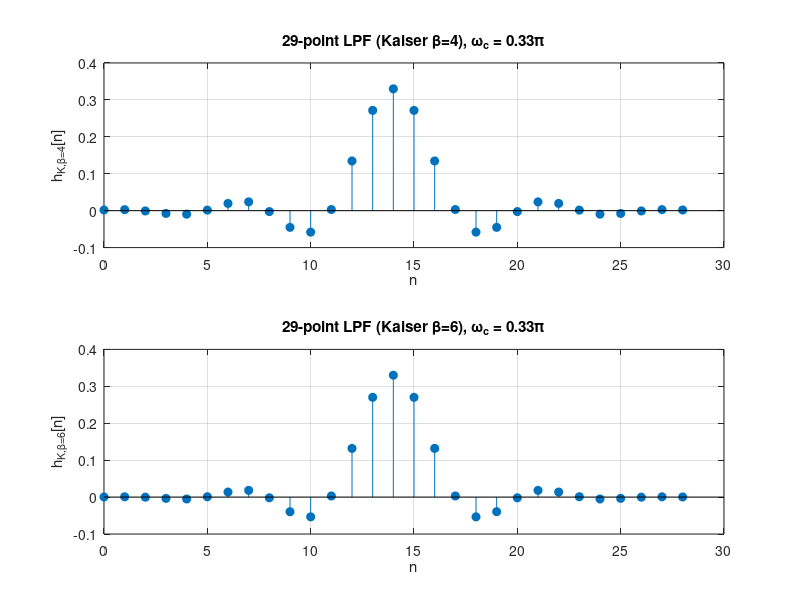
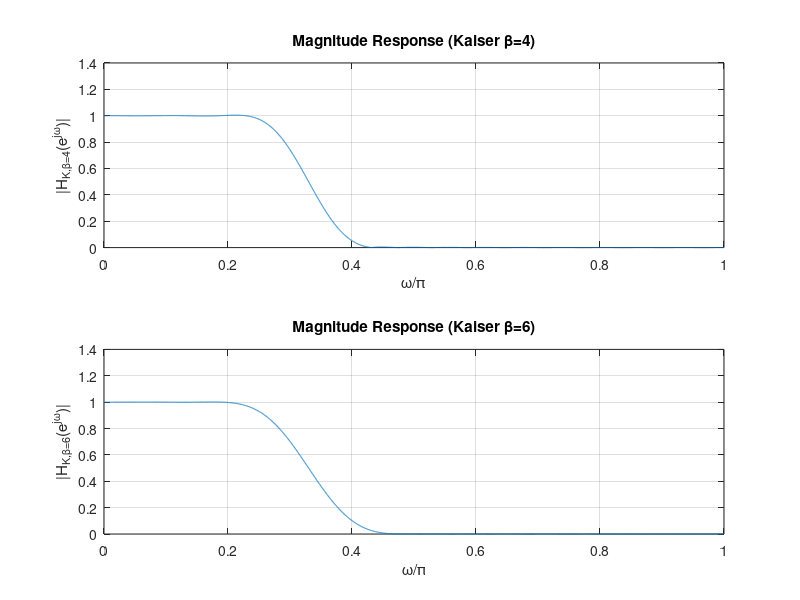
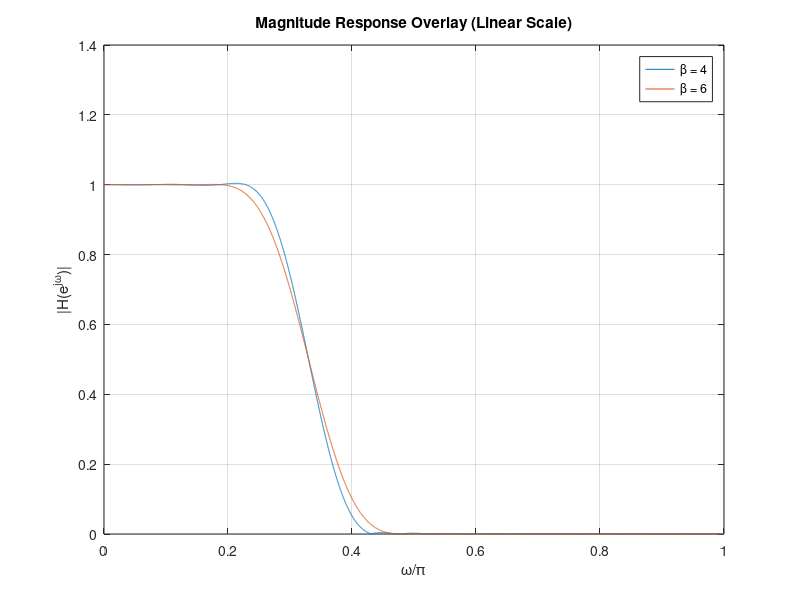

Reproduce these figures in MATLAB, in order.
%% Question 6 Kaiser Window FIR Lowpass (beta = 4 and 6)
clear; close all; clc;

%% Specs
N  = 29;         
M  = (N-1)/2;      
wc = 0.33*pi;         

%% Ideal LPF impulse response (shifted sinc)
n  = 0:N-1;
hd = sin(wc*(n - M)) ./ (pi*(n - M));   
hd(n==M) = wc/pi;                     

%% Kaiser windows
beta1 = 4;
beta2 = 6;
w_k4  = kaiser(N, beta1);
w_k6  = kaiser(N, beta2);

%% FIR coefficients
h_k4 = hd(:).*w_k4;
h_k6 = hd(:).*w_k6;

%% Frequency response
Nfft = 8192;
[Hk4, w] = freqz(h_k4, 1, Nfft);
[Hk6, ~] = freqz(h_k6, 1, Nfft);

%% Impulse responses plots
figure('Name','Impulse Responses (Kaiser)','Color','w');
subplot(2,1,1);
stem(n, h_k4, 'filled'); grid on;
xlabel('n'); ylabel('h_{K,\beta=4}[n]');
title(sprintf('29-point LPF (Kaiser \\beta=%g), \\omega_c = %.2f\\pi', beta1, wc/pi));

subplot(2,1,2);
stem(n, h_k6, 'filled'); grid on;
xlabel('n'); ylabel('h_{K,\beta=6}[n]');
title(sprintf('29-point LPF (Kaiser \\beta=%g), \\omega_c = %.2f\\pi', beta2, wc/pi));

%% Magnitude Response plots
figure('Name','Magnitude Responses (Kaiser)','Color','w');
subplot(2,1,1);
plot(w/pi, abs(Hk4)); grid on; xlim([0 1]);
xlabel('\omega/\pi'); ylabel('|H_{K,\beta=4}(e^{j\omega})|');
title('Magnitude Response (Kaiser \beta=4)');

subplot(2,1,2);
plot(w/pi, abs(Hk6)); grid on; xlim([0 1]);
xlabel('\omega/\pi'); ylabel('|H_{K,\beta=6}(e^{j\omega})|');
title('Magnitude Response (Kaiser \beta=6)');

figure('Name','Magnitude Response Overlay (Kaiser)','Color','w');
plot(w/pi, abs(Hk4)); hold on;
plot(w/pi, abs(Hk6));
grid on; xlim([0 1]);
xlabel('\omega/\pi'); ylabel('|H(e^{j\omega})|');
legend('\beta = 4','\beta = 6','Location','best');
title('Magnitude Response Overlay (Linear Scale)');
